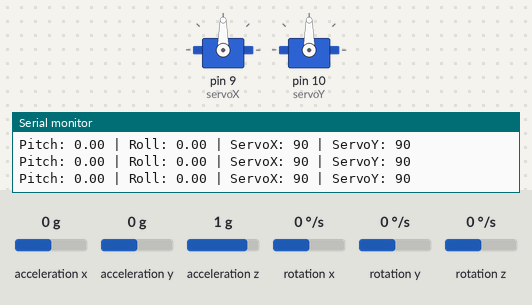
The sketch below on a simulated Arduino Uno, built with avr-gcc and run on an emulated ATmega328P. On the bench: 2 × servo, the last lines printed to the serial monitor. Inputs (shaded band) come from the test bench; at power-on: acceleration x 0 g, acceleration y 0 g, acceleration z 1 g, rotation x 0 °/s, rotation y 0 °/s, rotation z 0 °/s.

Above: at 1.7 s.
1.8 s: acceleration x set to -1.4 g
At 2.3 s:
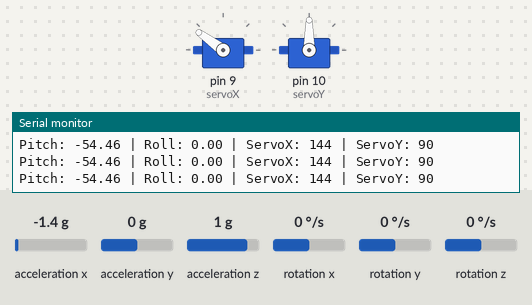
3.3 s: acceleration y set to -1.4 g
At 4.5 s:
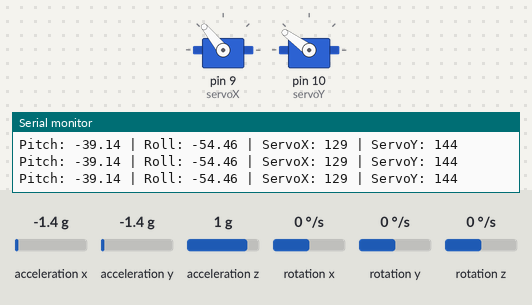
4.8 s: acceleration z set to -1.4 g
At 5.6 s:
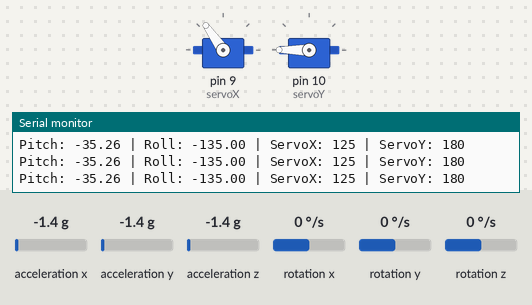
6.3 s: acceleration x set to 0.8 g
At 6.9 s:
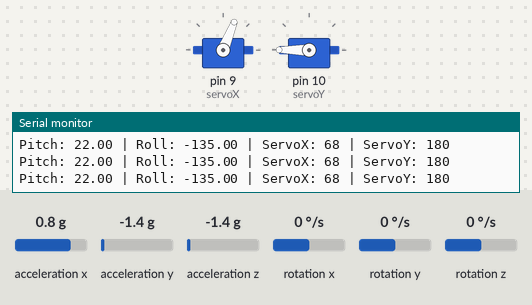
7.8 s: acceleration z set to 0.8 g
At 9.0 s:
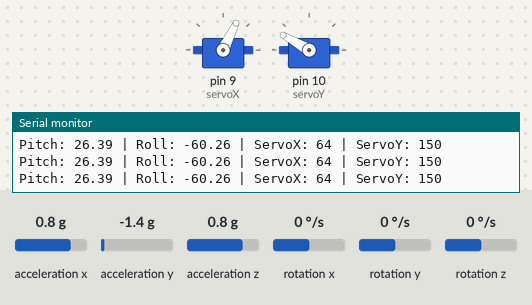
9.3 s: acceleration y set to 0 g
At 10.5 s:
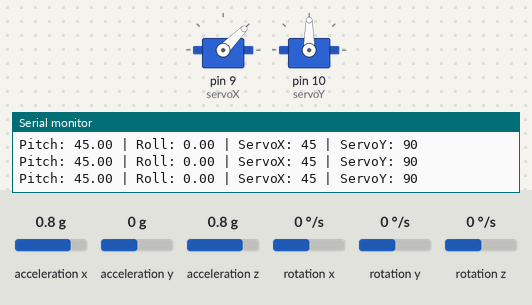
Timing chart, 0 to 11.8 s (numbered marks = the images above; inputs shaded):
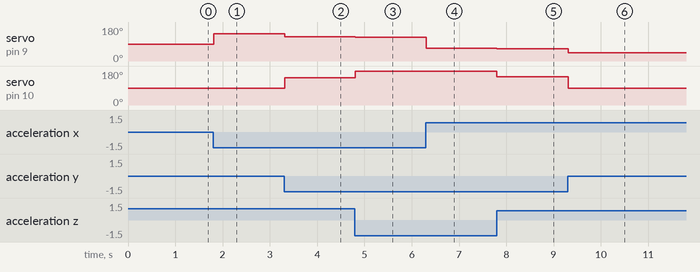

The sketch:

parkinson_spoon.ino.ino
```cpp
#include <Wire.h>
#include <Servo.h>
#include "I2Cdev.h"
#include "MPU6050_6Axis_MotionApps20.h"

MPU6050 mpu;

Servo servoX;  // Pitch control (D9)
Servo servoY;  // Roll control  (D10)

Quaternion q;
VectorFloat gravity;
float ypr[3];

uint16_t packetSize;
uint8_t fifoBuffer[64];

void setup() {
  Wire.begin();
  Serial.begin(115200);

  // Initialize MPU
  mpu.initialize();

  // Check if MPU is connected
  if (!mpu.testConnection()) {
    Serial.println("MPU6050 connection failed!");
    while (1);  // Halt execution
  }

  // Initialize DMP
  if (mpu.dmpInitialize() == 0) {
    mpu.setDMPEnabled(true);
    packetSize = mpu.dmpGetFIFOPacketSize();
    Serial.println("DMP ready!");
  } else {
    Serial.println("DMP initialization failed!");
    while (1);
  }

  // Attach servos
  servoX.attach(9);  // Pitch
  servoY.attach(10); // Roll
}

void loop() {
  if (mpu.dmpGetCurrentFIFOPacket(fifoBuffer)) {
    mpu.dmpGetQuaternion(&q, fifoBuffer);
    mpu.dmpGetGravity(&gravity, &q);
    mpu.dmpGetYawPitchRoll(ypr, &q, &gravity);

    float pitch = ypr[1] * 180 / M_PI;
    float roll  = ypr[2] * 180 / M_PI;

    // Map angles to servo range
    int servoPitch = map(-pitch, -30, 30, 60, 120);
    int servoRoll  = map(-roll,  -30, 30, 60, 120);

    servoPitch = constrain(servoPitch, 0, 180);
    servoRoll  = constrain(servoRoll, 0, 180);

    servoX.write(servoPitch);
    servoY.write(servoRoll);

    // Debug output
    Serial.print("Pitch: "); Serial.print(pitch);
    Serial.print(" | Roll: "); Serial.print(roll);
    Serial.print(" | ServoX: "); Serial.print(servoPitch);
    Serial.print(" | ServoY: "); Serial.println(servoRoll);
  }
}
```

Measured:
- after the input at 1.8 s, servo on pin 9 (servoX): 90° → 144° at once
- after the input at 3.3 s, servo on pin 9 (servoX): 144° → 129° at once; servo on pin 10 (servoY): 90° → 144° at once
- after the input at 4.8 s, servo on pin 9 (servoX): 129° → 125° at once; servo on pin 10 (servoY): 144° → 180° at once
- after the input at 6.3 s, servo on pin 9 (servoX): 125° → 68° at once
- after the input at 7.8 s, servo on pin 9 (servoX): 68° → 64° at once; servo on pin 10 (servoY): 180° → 150° at once
- after the input at 9.3 s, servo on pin 9 (servoX): 64° → 45° at once; servo on pin 10 (servoY): 150° → 90° at once
